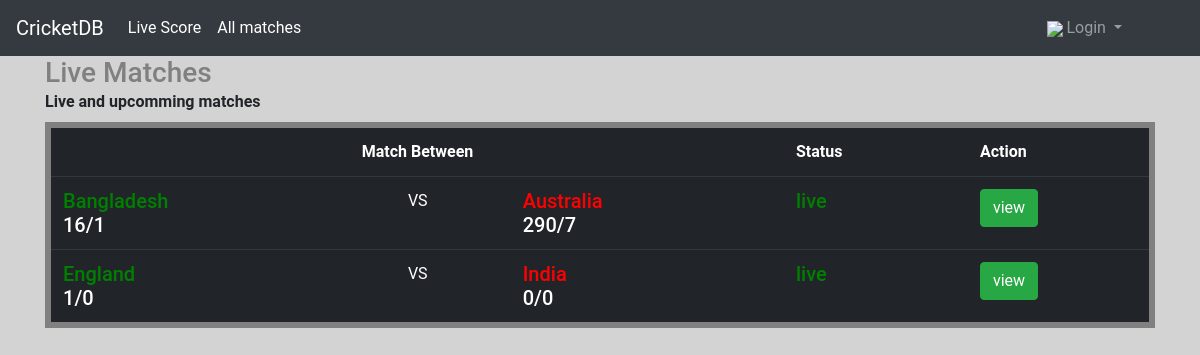
The app's page /views/home.php with its own data.
### tables this page shows
CREATE TABLE `cricket_match` (
  `m_id` int(11) NOT NULL,
  `1st_team` int(11) NOT NULL,
  `1st_team_score` decimal(10,0) NOT NULL,
  `1st_team_wicket` decimal(10,0) NOT NULL,
  `2nd_team` int(11) NOT NULL,
  `2nd_team_score` decimal(10,0) NOT NULL,
  `2nd_team_wicket` decimal(10,0) NOT NULL,
  `status` varchar(10) NOT NULL
);

### views/home.php (the view, shortened to what this page needs)
<?php
	include('header/header.php');
    include('../functions/db.php');
 ?>
 <body>
 	<div class="container"><h3 style="color: gray;">Live Matches</h3></div>
     <div class="container">
    <label for="Add new Writers Name">Live and upcomming matches</label>
     <table class="table table-dark"  style="border: 6px solid gray;">
 </div>
      <tr>
        <th class="col-md-8" colspan="3" style="text-align: center;">Match Between </th>
        <th class="col-md-2">Status</th>
        <th class="col-md-2">Action</th>
      </tr>
    <?php
        $matches="SELECT *,(SELECT c.country_name FROM country c where cm.1st_team=c.country_id) 1st_country,(SELECT c.country_name FROM country c where cm.2nd_team=c.country_id) 2nd_country,cm.status FROM cricket_match cm  WHERE  cm.status LIKE 'live'";
        $runsql = mysqli_query($conn, $matches);
        while ($post = mysqli_fetch_assoc($runsql)) {
        ?>
        <tr>
        <td><h5 style="color:green"><?php echo $post['1st_country']; ?> </h5><h5> <?php echo $post['1st_team_score'] ?>/<?php echo $post['1st_team_wicket']; ?> </h5> </td><td>VS</td><td><h5 style="color:red"><?php echo $post['2nd_country']; ?></h5><h5> <?php echo $post['2nd_team_score'] ?>/<?php echo $post['2nd_team_wicket']; ?> </h5> </td>
        <td><h5 style="color:green"><?php echo $post['status']; ?> </h5></td>
        <td>
        <a href="details.php?match=<?php echo $post['m_id'] ?>" class="btn btn-success">view</a>
    </td>
    </tr>
        <?php
        }
     ?>
 </body>

### assets/css/custom.css (style rules this page uses)
body { background-color: lightgray; }
label { font-weight: bold; }
body { margin: 0; font-family: 'Roboto', sans-serif; }
h1,h2,h3,h4,h5,h6 { margin: 0; }
a, a:hover, a:focus { text-decoration: none; outline: none; }

### records on screen
cricket_match: 1st_country "Bangladesh", 1st_team_score "16", 1st_team_wicket "1", 2nd_country "Australia", 2nd_team_score "290", 2nd_team_wicket "7", status "live"
cricket_match: 1st_country "England", 1st_team_score "1", 1st_team_wicket "0", 2nd_country "India", 2nd_team_score "0", 2nd_team_wicket "0", status "live"
